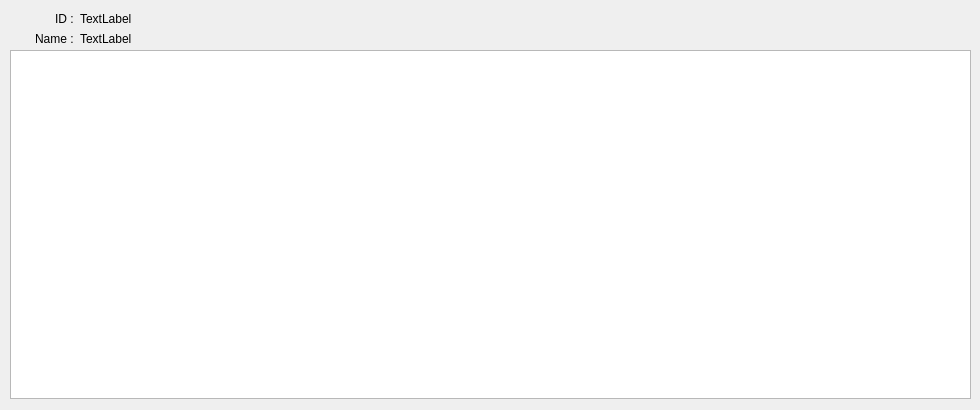
<?xml version="1.0" encoding="UTF-8"?>
<ui version="4.0">
 <class>DialogResultInfo</class>
 <widget class="QDialog" name="DialogResultInfo">
  <property name="geometry">
   <rect>
    <x>0</x>
    <y>0</y>
    <width>980</width>
    <height>410</height>
   </rect>
  </property>
  <property name="windowTitle">
   <string>Result</string>
  </property>
  <widget class="QLabel" name="label">
   <property name="geometry">
    <rect>
     <x>10</x>
     <y>10</y>
     <width>67</width>
     <height>17</height>
    </rect>
   </property>
   <property name="text">
    <string>ID : </string>
   </property>
   <property name="alignment">
    <set>Qt::AlignRight|Qt::AlignTrailing|Qt::AlignVCenter</set>
   </property>
  </widget>
  <widget class="QLabel" name="label_2">
   <property name="geometry">
    <rect>
     <x>10</x>
     <y>30</y>
     <width>67</width>
     <height>17</height>
    </rect>
   </property>
   <property name="text">
    <string>Name : </string>
   </property>
   <property name="alignment">
    <set>Qt::AlignRight|Qt::AlignTrailing|Qt::AlignVCenter</set>
   </property>
  </widget>
  <widget class="QLabel" name="label_id">
   <property name="geometry">
    <rect>
     <x>80</x>
     <y>10</y>
     <width>491</width>
     <height>17</height>
    </rect>
   </property>
   <property name="text">
    <string>TextLabel</string>
   </property>
  </widget>
  <widget class="QLabel" name="label_name">
   <property name="geometry">
    <rect>
     <x>80</x>
     <y>30</y>
     <width>491</width>
     <height>17</height>
    </rect>
   </property>
   <property name="text">
    <string>TextLabel</string>
   </property>
  </widget>
  <widget class="QTextEdit" name="textEdit">
   <property name="geometry">
    <rect>
     <x>10</x>
     <y>50</y>
     <width>961</width>
     <height>349</height>
    </rect>
   </property>
   <property name="readOnly">
    <bool>true</bool>
   </property>
  </widget>
 </widget>
 <resources/>
 <connections/>
</ui>
